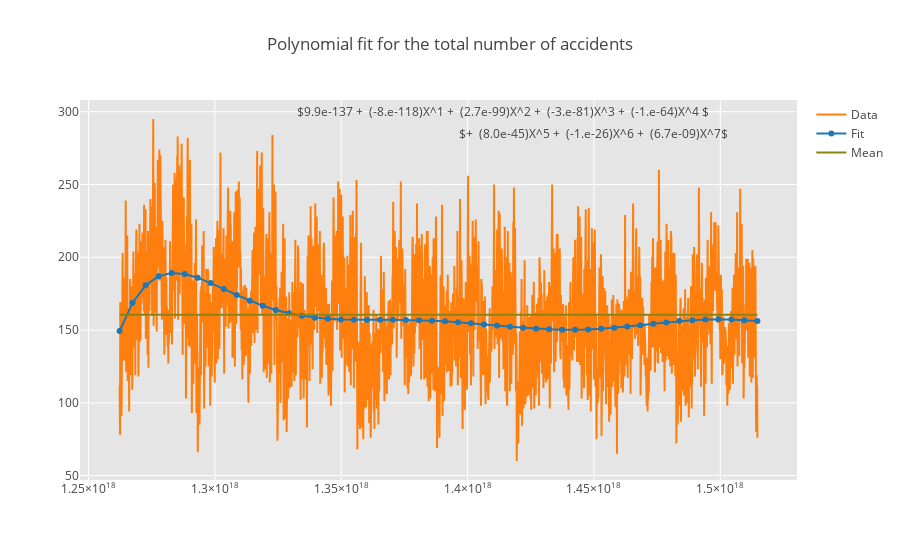

The code cell stored with this chart in its notebook:
### Code cell
# get x and y vectors
x = timeseries_toplot.day.apply(lambda x : x.value).tolist()
y = timeseries_toplot.nbr_acc.tolist()

# calculate polynomial
factors = np.polyfit(x, y, 8)
reproach_function = np.poly1d(factors)

# calculate new x's and y's
x_new = np.linspace(x[0], x[-1], 50)
y_new = reproach_function(x_new)



# fix the annotation
facs = [format(x)[:3]+format(x)[format(x).find("e"):] for x in factors.tolist()]
txt = ""
for i in range(1,8):
    txt = txt + " (" + facs[i] + ")X^" + str(i) + " + "
txt = facs[0] + " + " + txt[:-3]
text='$' + txt + '$'

import plotly.graph_objs as go

# Creating the dataset, and generating the plot
trace1 = go.Scatter(
                  x=x,
                  y=y,
                  mode='lines',
                  marker=go.Marker(color='rgb(255, 127, 14)'),
                  name='Data'
                  )

trace2 = go.Scatter(
                  x=x_new,
                  y=y_new,
                  mode='lines+markers',
                  marker=go.Marker(color='rgb(31, 119, 180)'),
                  name='Fit'
                  )

trace3 = go.Scatter(
                    x = x,
                    y = [sum(y_new) / len(y_new) for x in x],
                    mode = "lines",
                    marker = go.Marker(color="rgb(140, 130, 20)"),
                    name="Mean"
                    )

annotation = go.Annotation(
                  x=1414000000000000000,
                  y=300,
                  text=text[:75] + "$",
                  showarrow=False)

annotation1 = go.Annotation(
                  x=1450000000000000000,
                  y=285,
                  text="$" + text[75:],
                  showarrow=False)

layout = go.Layout(
                title='Polynomial fit for the total number of accidents',
                plot_bgcolor='rgb(229, 229, 229)',
                  xaxis=go.XAxis(zerolinecolor='rgb(255,255,255)', gridcolor='rgb(255,255,255)'),
                  yaxis=go.YAxis(zerolinecolor='rgb(255,255,255)', gridcolor='rgb(255,255,255)'),
                  annotations=[annotation, annotation1]
                )

data = [trace1, trace2, trace3]
fig = go.Figure(data=data, layout=layout)

iplot(fig)

### Figure 1 — Plotly figure (JSON) as saved in the notebook; plotly's stock layout.template omitted (floating-point values rounded to 4 significant figures; data arrays with more than 128 entries replaced by an {"elided": "..."} marker saying what was removed)
{"data": [{"marker": {"color": "rgb(255, 127, 14)"}, "mode": "lines", "name": "Data", "type": "scatter", "uid": "567be5ae-c4bc-4691-a148-289e95ed5d31", "x": {"elided": "2922 int values"}, "y": {"elided": "2922 int values"}}, {"marker": {"color": "rgb(31, 119, 180)"}, "mode": "lines+markers", "name": "Fit", "type": "scatter", "uid": "4853d53d-fa0f-41e6-9571-9cda3c6ce155", "x": [1262304000000000000, 1267454497959183600, 1272604995918367200, 1277755493877551000, 1282905991836734700, 1288056489795918300, 1293206987755102000, 1298357485714285800, 1303507983673469400, 1308658481632653000, 1313808979591836700, 1318959477551020300, 1324109975510204200, 1329260473469387800, 1334410971428571400, 1339561469387755000, 1344711967346939000, 1349862465306122500, 1355012963265306000, 1360163461224489700, 1365313959183673300, 1370464457142857200, 1375614955102040800, 1380765453061224400, 1385915951020408000, 1391066448979592000, 1396216946938775600, 1401367444897959200, 1406517942857142800, 1411668440816326700, 1416818938775510300, 1421969436734694000, 1427119934693877500, 1432270432653061000, 1437420930612245000, 1442571428571428600, 1447721926530612200, 1452872424489795800, 1458022922448979500, 1463173420408163300, 1468323918367347000, 1473474416326530600, 1478624914285714200, 1483775412244898000, 1488925910204081700, 1494076408163265300, 1499226906122449000, 1504377404081632800, 1509527902040816400, 1514678400000000000], "y": [149.3, 168.8, 180.7, 187.0, 189.2, 188.5, 186.0, 182.3, 178.2, 174.1, 170.2, 166.7, 163.8, 161.5, 159.7, 158.5, 157.7, 157.2, 157.0, 157.0, 157.0, 157.0, 156.9, 156.7, 156.4, 156.0, 155.4, 154.7, 153.9, 153.1, 152.3, 151.5, 150.9, 150.5, 150.2, 150.2, 150.4, 150.9, 151.5, 152.3, 153.3, 154.3, 155.2, 156.1, 156.8, 157.2, 157.4, 157.2, 156.8, 156.2]}, {"marker": {"color": "rgb(140, 130, 20)"}, "mode": "lines", "name": "Mean", "type": "scatter", "uid": "f440c0f8-fb62-48c8-bfc2-978a02a30750", "x": {"elided": "2922 int values"}, "y": {"elided": "2922 float values"}}], "layout": {"annotations": [{"showarrow": false, "text": "$9.9e-137 +  (-8.e-118)X^1 +  (2.7e-99)X^2 +  (-3.e-81)X^3 +  (-1.e-64)X^4 $", "x": 1414000000000000000, "y": 300}, {"showarrow": false, "text": "$+  (8.0e-45)X^5 +  (-1.e-26)X^6 +  (6.7e-09)X^7$", "x": 1450000000000000000, "y": 285}], "plot_bgcolor": "rgb(229, 229, 229)", "title": "Polynomial fit for the total number of accidents", "xaxis": {"gridcolor": "rgb(255,255,255)", "zerolinecolor": "rgb(255,255,255)"}, "yaxis": {"gridcolor": "rgb(255,255,255)", "zerolinecolor": "rgb(255,255,255)"}}}
